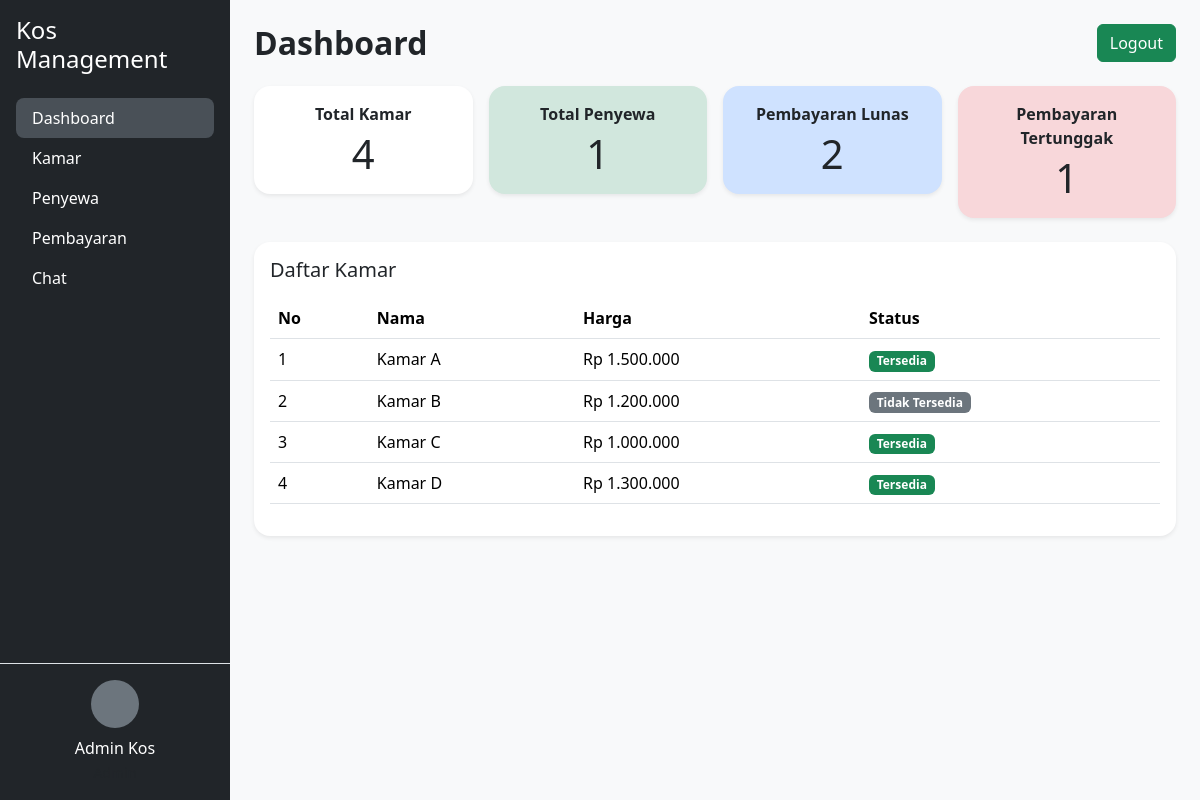
Screenshot of /?r=admin/dashboard (signed in) with the database file from the repository.
### tables this page shows
CREATE TABLE IF NOT EXISTS kamar (
    id INT AUTO_INCREMENT PRIMARY KEY,
    nama VARCHAR(100) NOT NULL,
    harga INT NOT NULL,
    status ENUM('tersedia','tidak_tersedia') DEFAULT 'tersedia'
);

### app/Core/Controller.php (called while the page is built)
<?php
class Controller {
    protected function view(string $view, array $data = []) {
        extract($data);
        require __DIR__ . "/../Views/" . $view . ".php";
    }
}

### app/Controllers/Admin/DashboardController.php (called while the page is built)
<?php
require_once __DIR__ . "/../../Core/Controller.php";
require_once __DIR__ . "/../../Models/Kamar.php";
require_once __DIR__ . "/../../Models/User.php";
require_once __DIR__ . "/../../Models/Pembayaran.php";
class AdminDashboardController extends Controller {
    public function index() {
        $kamarModel = new Kamar();
        $userModel = new User();
        $pembayaranModel = new Pembayaran();
        $totalKamar = $kamarModel->countAll();
        $totalPenyewa = count($userModel->getAllPenyewa());
        $pembayaranLunas = $pembayaranModel->countByStatus('lunas');
        $pembayaranTunggakan = $pembayaranModel->countByStatus('tidak_lunas');
        $daftarKamar = $kamarModel->getAll();
        $this->view("admin/dashboard", compact(
            'totalKamar',
            'totalPenyewa',
            'pembayaranLunas',
            'pembayaranTunggakan',
            'daftarKamar'
        ));
    }
}

### public/index.php (called while the page is built)
<?php
require_once __DIR__ . "/../app/Core/Router.php";
$route = $_GET['r'] ?? 'login';
Router::dispatch($route);

### app/Core/Database.php (called while the page is built)
<?php
class Database {
    private static $conn;
    public static function getConnection() {
        if (!self::$conn) {
            $host = "localhost";
            $db   = "kos";
            $user = "root";
            $pass = "";
            $dsn  = "mysql:host=$host;dbname=$db;charset=utf8mb4";
            try {
                self::$conn = new PDO($dsn, $user, $pass, [
                    PDO::ATTR_ERRMODE => PDO::ERRMODE_EXCEPTION,
                    PDO::ATTR_DEFAULT_FETCH_MODE => PDO::FETCH_ASSOC,
                ]);
            } catch (PDOException $e) {
                die("Database error: " . $e->getMessage());
            }
        }
        return self::$conn;
    }
}

### app/Models/Kamar.php (called while the page is built, shortened)
<?php
require_once __DIR__ . "/../Core/Database.php";
class Kamar {
    private $db;
    public function __construct() {
        $this->db = Database::getConnection();
    }
    public function getAll() {
        $stmt = $this->db->query("SELECT * FROM kamar ORDER BY id");
        return $stmt->fetchAll();
    }
    public function countAll() {
        return (int)$this->db->query("SELECT COUNT(*) FROM kamar")->fetchColumn();
    }
}

### app/Models/User.php (called while the page is built, shortened)
<?php
require_once __DIR__ . "/../Core/Database.php";
class User {
    private $db;
    public function __construct() {
        $this->db = Database::getConnection();
    }
    public function getAllPenyewa() {
        $stmt = $this->db->query("SELECT u.*, k.nama AS nama_kamar FROM users u
                                  LEFT JOIN kamar k ON u.kamar_id = k.id
                                  WHERE role = 'penyewa'");
        return $stmt->fetchAll();
    }
}

### app/Models/Pembayaran.php (called while the page is built, shortened)
<?php
require_once __DIR__ . "/../Core/Database.php";
class Pembayaran {
    private $db;
    public function __construct() {
        $this->db = Database::getConnection();
    }
    public function countByStatus(string $status) {
        $stmt = $this->db->prepare("SELECT COUNT(*) FROM pembayaran WHERE status = ?");
        $stmt->execute([$status]);
        return (int)$stmt->fetchColumn();
    }
}

### app/Views/admin/dashboard.php (the view)
<?php
$pageTitle = "Dashboard";
$active = "dashboard";
require __DIR__ . "/../layouts/header.php";
require __DIR__ . "/../layouts/sidebar_admin.php";
?>
<div class="row g-3 mb-4">
    <div class="col-md-3">
        <div class="card shadow-sm border-0">
            <div class="card-body text-center">
                <div class="fw-semibold mb-1">Total Kamar</div>
                <div class="display-6"><?php echo (int)$totalKamar; ?></div>
            </div>
        </div>
    </div>
    <div class="col-md-3">
        <div class="card shadow-sm border-0 bg-success-subtle">
            <div class="card-body text-center">
                <div class="fw-semibold mb-1">Total Penyewa</div>
                <div class="display-6"><?php echo (int)$totalPenyewa; ?></div>
            </div>
        </div>
    </div>
    <div class="col-md-3">
        <div class="card shadow-sm border-0 bg-primary-subtle">
            <div class="card-body text-center">
                <div class="fw-semibold mb-1">Pembayaran Lunas</div>
                <div class="display-6"><?php echo (int)$pembayaranLunas; ?></div>
            </div>
        </div>
    </div>
    <div class="col-md-3">
        <div class="card shadow-sm border-0 bg-danger-subtle">
            <div class="card-body text-center">
                <div class="fw-semibold mb-1">Pembayaran Tertunggak</div>
                <div class="display-6"><?php echo (int)$pembayaranTunggakan; ?></div>
            </div>
        </div>
    </div>
</div>
<div class="card shadow-sm border-0">
    <div class="card-body">
        <h5 class="mb-3">Daftar Kamar</h5>
        <div class="table-responsive">
            <table class="table align-middle">
                <thead>
                    <tr>
                        <th>No</th>
                        <th>Nama</th>
                        <th>Harga</th>
                        <th>Status</th>
                    </tr>
                </thead>
                <tbody>
                <?php $no = 1; foreach ($daftarKamar as $k): ?>
                    <tr>
                        <td><?php echo $no++; ?></td>
                        <td><?php echo htmlspecialchars($k['nama']); ?></td>
                        <td>Rp <?php echo number_format($k['harga'], 0, ',', '.'); ?></td>
                        <td>
                            <?php if ($k['status'] === 'tersedia'): ?>
                                <span class="badge bg-success">Tersedia</span>
                            <?php else: ?>
                                <span class="badge bg-secondary">Tidak Tersedia</span>
                            <?php endif; ?>
                        </td>
                    </tr>
                <?php endforeach; ?>
                </tbody>
            </table>
        </div>
    </div>
</div>
<?php require __DIR__ . "/../layouts/footer.php"; ?>

### app/Core/Router.php (shortened to what this page needs)
<?php
require_once __DIR__ . "/Controller.php";
class Router {
    public static function dispatch(string $route) {
        if (strpos($route, "admin/") === 0) {
            $sub = substr($route, strlen("admin/"));
            switch ($sub) {
                case "dashboard":
                    require_once __DIR__ . "/../Controllers/Admin/DashboardController.php";
                    (new AdminDashboardController())->index();
                    return;
            }
        }
    }
}

### app/Views/layouts/header.php (shortened to what this page needs)
<?php
$userSession = $_SESSION['user'] ?? null;
?>
<!DOCTYPE html>
<html lang="id">
<head>
    <link href="https://cdn.jsdelivr.net/npm/bootstrap@5.3.3/dist/css/bootstrap.min.css" rel="stylesheet">
    <link href="/assets/css/style.css" rel="stylesheet">
</head>
<body class="bg-light">

### app/Views/layouts/sidebar_admin.php
<?php $active = $active ?? ""; ?>
<div class="d-flex">
    <aside class="sidebar bg-dark text-white d-flex flex-column">
        <div class="p-3">
            <h4 class="mb-4">Kos<br>Management</h4>
            <nav class="nav flex-column">
                <a href="/?r=admin/dashboard" class="nav-link px-3 py-2 text-white <?php echo $active==='dashboard'?'active':''; ?>">Dashboard</a>
                <a href="/?r=admin/kamar" class="nav-link px-3 py-2 text-white <?php echo $active==='kamar'?'active':''; ?>">Kamar</a>
                <a href="/?r=admin/penyewa" class="nav-link px-3 py-2 text-white <?php echo $active==='penyewa'?'active':''; ?>">Penyewa</a>
                <a href="/?r=admin/pembayaran" class="nav-link px-3 py-2 text-white <?php echo $active==='pembayaran'?'active':''; ?>">Pembayaran</a>
                <a href="/?r=admin/chat" class="nav-link px-3 py-2 text-white <?php echo $active==='chat'?'active':''; ?>">Chat</a>
            </nav>
        </div>
        <div class="mt-auto p-3 border-top text-center">
            <div class="rounded-circle bg-secondary mx-auto mb-2" style="width:48px;height:48px;"></div>
            <div><?php echo htmlspecialchars($userSession['name'] ?? 'Admin'); ?></div>
            <small class="text-muted">Admin</small>
        </div>
    </aside>
    <main class="flex-fill p-4">
        <div class="d-flex justify-content-between align-items-center mb-4">
            <h2 class="page-title mb-0"><?php echo $pageTitle ?? ''; ?></h2>
            <a href="/?r=logout" class="btn btn-success">Logout</a>
        </div>

### app/Views/layouts/footer.php (shortened to what this page needs)
</body>
</html>

### public/assets/css/style.css (style rules this page uses)
body { font-family: system-ui, -apple-system, BlinkMacSystemFont, "Segoe UI", sans-serif; }
.sidebar { width: 230px; min-height: 100vh; }
.sidebar .nav-link.active { background-color: #495057; border-radius: .5rem; }
.page-title { font-weight: 600; }
.card { border-radius: 1rem; }

### rows the page displays
kamar: nama "Kamar A", harga "1.500.000", status "Tersedia"
kamar: nama "Kamar B", harga "1.200.000", status "Tidak Tersedia"
kamar: nama "Kamar C", harga "1.000.000", status "Tersedia"
kamar: nama "Kamar D", harga "1.300.000", status "Tersedia"

### other values shown
$userSession['name'] "Admin Kos"
$pageTitle "Dashboard"
$totalKamar "4"
$totalPenyewa "1"
$pembayaranLunas "2"
$pembayaranTunggakan "1"
